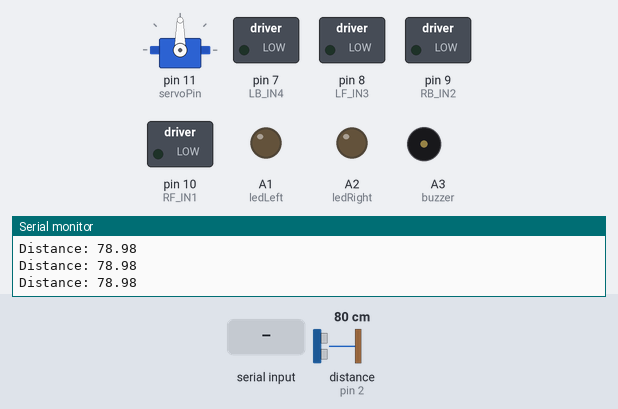
Simulated run of this sketch. Board: Arduino Uno, built with avr-gcc and run on an emulated ATmega328P. On the bench: servo, switched loads named in the sketch (green lamp = pin HIGH), output pins drawn as LEDs (lit = HIGH), buzzer (waves = sounding, pin HIGH), the last lines printed to the serial monitor. Wiring (inferred from the names in the program): ultrasonic range finder: trigger pin 3; echo pin 2. Inputs (shaded band) come from the test bench; at power-on: distance to the obstacle (sensor on pin 2) 80 cm. The echo pulse lasts 58.3 µs per cm; pins used as bus, display or sensor lines are not drawn.

Above: at 1.2 s.
1.3 s: "F" received over the second serial link
At 2.4 s:
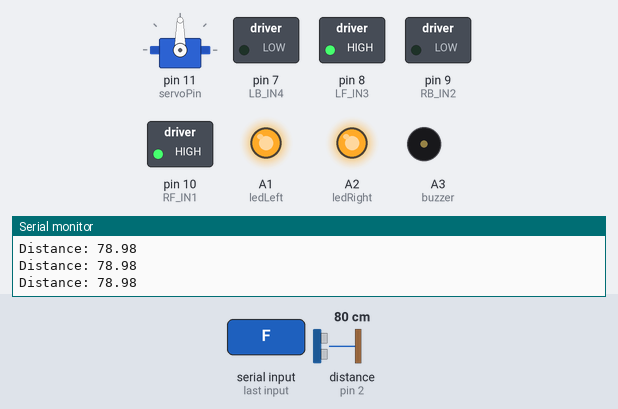
3.0 s: "L" received over the second serial link
At 4.1 s:
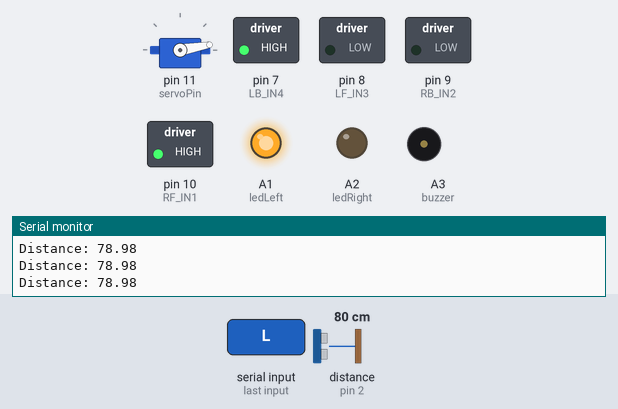
4.7 s: distance to the obstacle (sensor on pin 2) set to 23 cm
6.2 s: distance to the obstacle (sensor on pin 2) set to 18 cm
At 7.2 s:
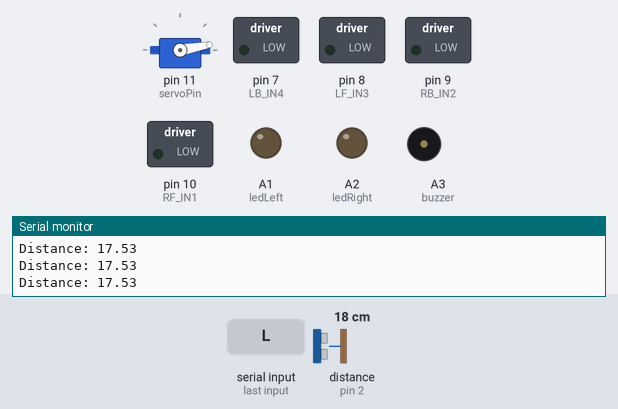
7.7 s: "R" received over the second serial link
At 8.9 s:
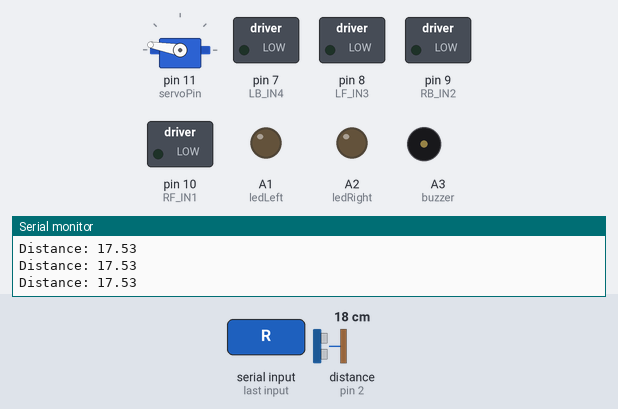
9.2 s: "B" received over the second serial link
At 10.1 s:
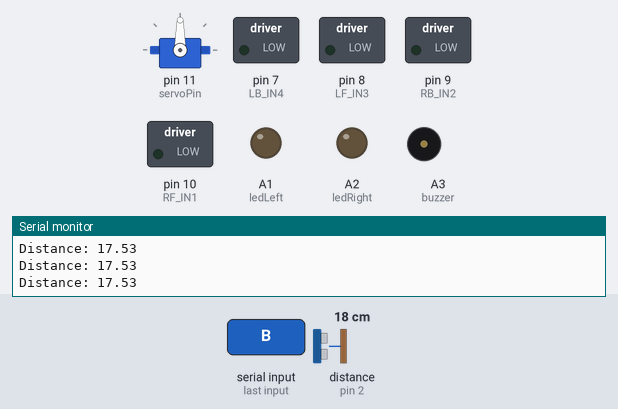
Timing chart, 0 to 11.7 s (numbered marks = the images above; inputs shaded):
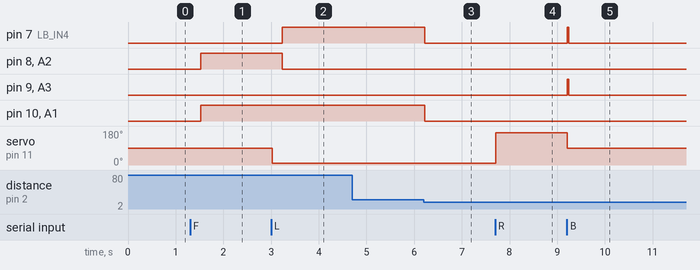

Measured:
- the behaviour switches between 21 and 20 cm on distance to the obstacle (sensor on pin 2) (found by bisection; images 2 and 3)
- after the input at 1.3 s, pin 8 (LF_IN3), pin 10 (RF_IN1), A1 (ledLeft), A2 (ledRight): LOW → HIGH after 0.22 s
- after the input at 3.0 s, pin 7 (LB_IN4): LOW → HIGH after 0.23 s; pin 8 (LF_IN3), A2 (ledRight): HIGH → LOW after 0.23 s; servo on pin 11 (servoPin): 90° → 10° at once
- after the input at 6.2 s, pin 7 (LB_IN4), pin 10 (RF_IN1), A1 (ledLeft): HIGH → LOW at once
- after the input at 7.7 s, servo on pin 11 (servoPin): 10° → 170° at once
- after the input at 9.2 s, pin 7 (LB_IN4), pin 9 (RB_IN2), A3 (buzzer): LOW → HIGH at once, → LOW 0.04 s later; servo on pin 11 (servoPin): 170° → 90° at once

The sketch:

CODE.ino
```cpp
#include <Servo.h>
#include <SoftwareSerial.h>
SoftwareSerial BT(12,13);
#define servoPin 11
Servo myServo;

#define RF_IN1 10
#define RB_IN2 9
#define LF_IN3 8
#define LB_IN4 7

#define ledLeft A1
#define ledRight A2

#define trig 3//Ultrasonic Sensor
#define echo 2

#define buzzer A3

const int distancelimit= 20;
char income;

void setup() {
    Serial.begin(9600);
    BT.begin(9600);

    pinMode(RF_IN1, OUTPUT); pinMode(RB_IN2, OUTPUT);
    pinMode(LF_IN3, OUTPUT); pinMode(LB_IN4, OUTPUT);

    pinMode(ledLeft, OUTPUT);
    pinMode(ledRight, OUTPUT);

    pinMode(trig, OUTPUT);
    pinMode(echo, INPUT);
    pinMode(buzzer, OUTPUT);

    myServo.attach(servoPin);
    myServo.write(90);
}

void loop() {
  Obstacle();
   if (Obstacle()) {
        stopMotors();
      }
  if (BT.available()) {
    income = BT.read();
    if (income == 'F') {
      myServo.write(90);
      delay(200);
      if (Obstacle()) {
        stopMotors();
      }
      else {
        moveForward();
      }
    }
    else if (income == 'L') {
      myServo.write(10);
      delay(200);
      if (Obstacle()) {
        stopMotors();
      }
      else {
        turnLeft();
      }
    }
    else if (income == 'R') {
      myServo.write(170);
      delay(200);
      if (Obstacle()) {
        stopMotors();
      }
      else {
        turnRight();
      }
    }
    else {
      controlCar(income);
    }
  }
}

bool Obstacle() {
  float duration;
  float distance;

  digitalWrite(trig, LOW);
  delayMicroseconds(2);
  digitalWrite(trig, HIGH);
  delayMicroseconds(10);
  digitalWrite(trig, LOW);

  duration = pulseIn(echo, HIGH);
  distance = duration * 0.034 / 2;
  Serial.print("Distance: ");
  Serial.println(distance);

  return (distance > 0 && distance <= distancelimit);
}


void controlCar(char cmd) {
    switch (cmd) {
    case 'B': moveBackward(); break;
    case 'S': stopMotors(); break;
    default: stopMotors(); break;
    }
}

void bothOn(){
  digitalWrite(ledLeft, HIGH);
  digitalWrite(ledRight, HIGH);
}

void bothOff(){
  digitalWrite(ledLeft, LOW);
  digitalWrite(ledRight,LOW );
}

void leftLed(){
  digitalWrite(ledLeft, HIGH);
  digitalWrite(ledRight,LOW );
}

void rightLed(){
  digitalWrite(ledLeft, LOW);
  digitalWrite(ledRight,HIGH );
}


void moveForward() {
    bothOn();
    digitalWrite(buzzer, LOW);

    digitalWrite(RF_IN1, HIGH);
    digitalWrite(RB_IN2, LOW);
    digitalWrite(LF_IN3,HIGH);
    digitalWrite(LB_IN4, LOW);
}

void moveBackward() {
    bothOff();
    digitalWrite(buzzer, HIGH);
    myServo.write(90);

    digitalWrite(RF_IN1, LOW);
    digitalWrite(RB_IN2, HIGH);
    digitalWrite(LF_IN3, LOW);
    digitalWrite(LB_IN4, HIGH);
}

void turnLeft() {
    leftLed();
    digitalWrite(buzzer, LOW);

    digitalWrite(RF_IN1, HIGH);
    digitalWrite(RB_IN2, LOW);  // Right forward
    digitalWrite(LF_IN3, LOW);
    digitalWrite(LB_IN4, HIGH); // Left backward
}

void turnRight() {
    rightLed();
    digitalWrite(buzzer, LOW);

    digitalWrite(RF_IN1, LOW);
    digitalWrite(RB_IN2, HIGH); // Right backward
    digitalWrite(LF_IN3, HIGH);
    digitalWrite(LB_IN4, LOW);  // Left forward
}

void stopMotors() {
    bothOff();
    digitalWrite(buzzer, LOW);

    digitalWrite(RF_IN1, LOW);
    digitalWrite(RB_IN2, LOW);
    digitalWrite(LF_IN3, LOW);
    digitalWrite(LB_IN4, LOW);
}
```
